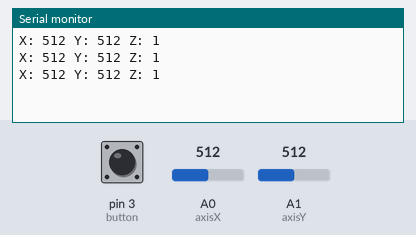
Simulated run of this sketch. Board: Arduino Uno, built with avr-gcc and run on an emulated ATmega328P. Shown: the last lines printed to the serial monitor. The test bench sets the inputs (shaded band); at power-on: A0 (axisX) = 512, A1 (axisY) = 512, pin 3 (button) HIGH.

Above: at 1.3 s.
1.4 s: A0 (axisX) set to 716
At 1.9 s:
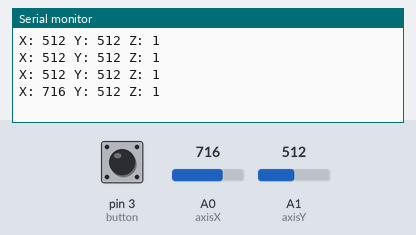
2.9 s: A1 (axisY) set to 716
At 3.4 s:
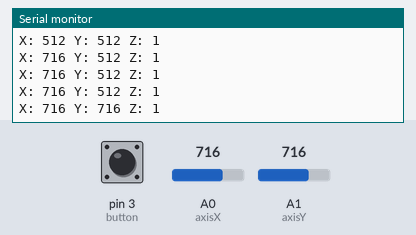
4.4 s: pin 3 (button) pulled LOW for 0.6 s
At 4.9 s:
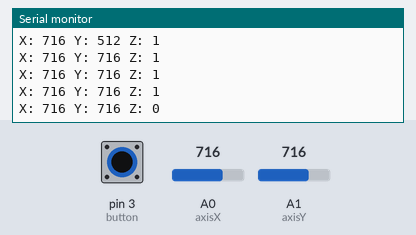
6.5 s: A0 (axisX) set to 900
At 6.9 s:
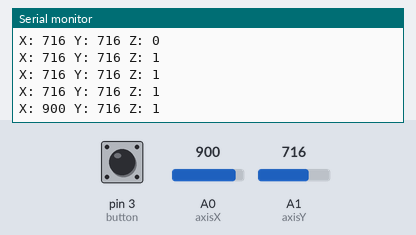
8.0 s: pin 3 (button) pulled LOW for 1 s
At 8.4 s:
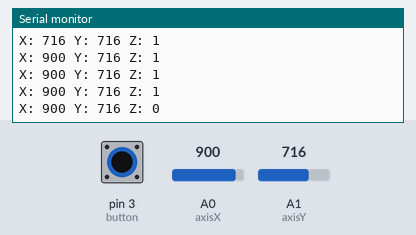
10.5 s: A1 (axisY) set to 900
At 10.9 s:
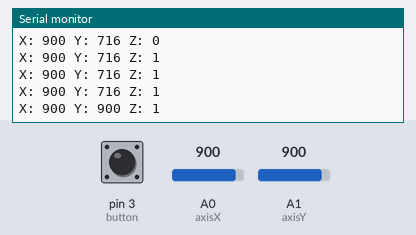
Timing chart, 0 to 13.0 s (numbered marks = the images above; inputs shaded):
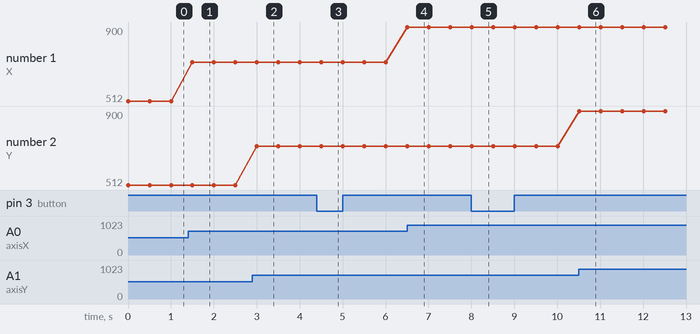

The sketch:

S01-joystick.ino
```cpp
int axisX = A0; // x
int axisY = A1; // y
int button = 3; // key

void setup ()
{
  pinMode (axisX, INPUT);
  pinMode (axisY, INPUT);
  pinMode (button, INPUT_PULLUP);
  Serial.begin (9600);
}

void loop ()
{
  int x, y, z;
  x = analogRead (axisX);
  y = analogRead (axisY);
  z = digitalRead (button);
  Serial.print ("X: ");
  Serial.print (x, DEC);
  Serial.print (" Y: ");
  Serial.print (y, DEC);
  Serial.print (" Z: ");
  Serial.println (z, DEC);
  delay (500);
}
```

Measured:
- after the input at 1.4 s, the serial monitor: prints a new line after 0.10 s (image 1)
- after the input at 2.9 s, the serial monitor: prints a new line after 0.10 s (image 2)
- after the input at 4.4 s, the serial monitor: prints a new line after 0.11 s (image 3)
- after the input at 6.5 s, the serial monitor: prints a new line at once (image 4)
- after the input at 8.0 s, the serial monitor: prints a new line at once (image 5)
- after the input at 10.5 s, the serial monitor: prints a new line at once (image 6)
- plotted number 1: 512 → 716 after the input at 1.4 s, 716 → 900 after the input at 6.5 s
